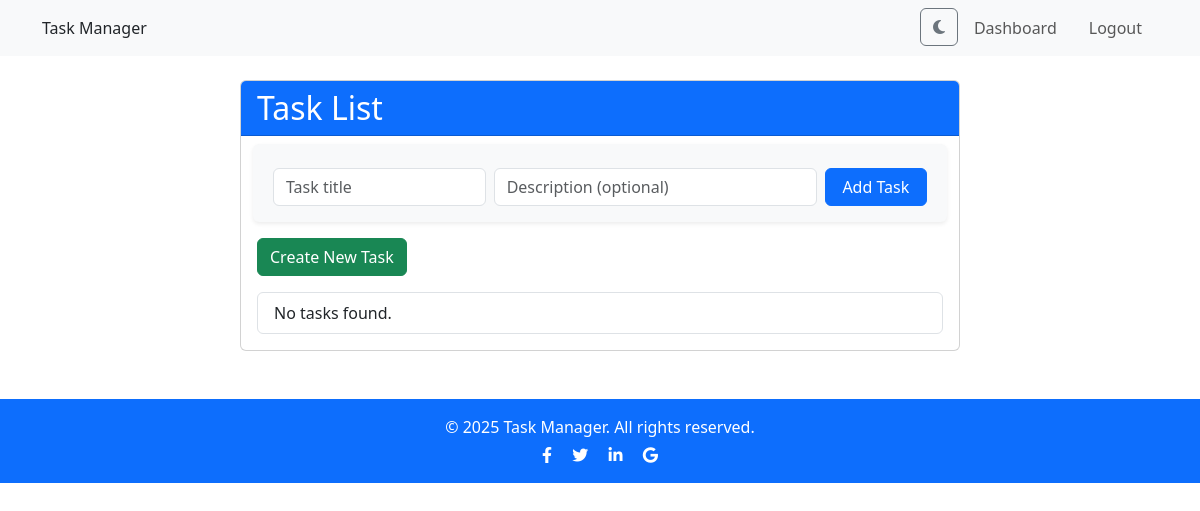
Before: /tasks/ (signed in) with the older database file.
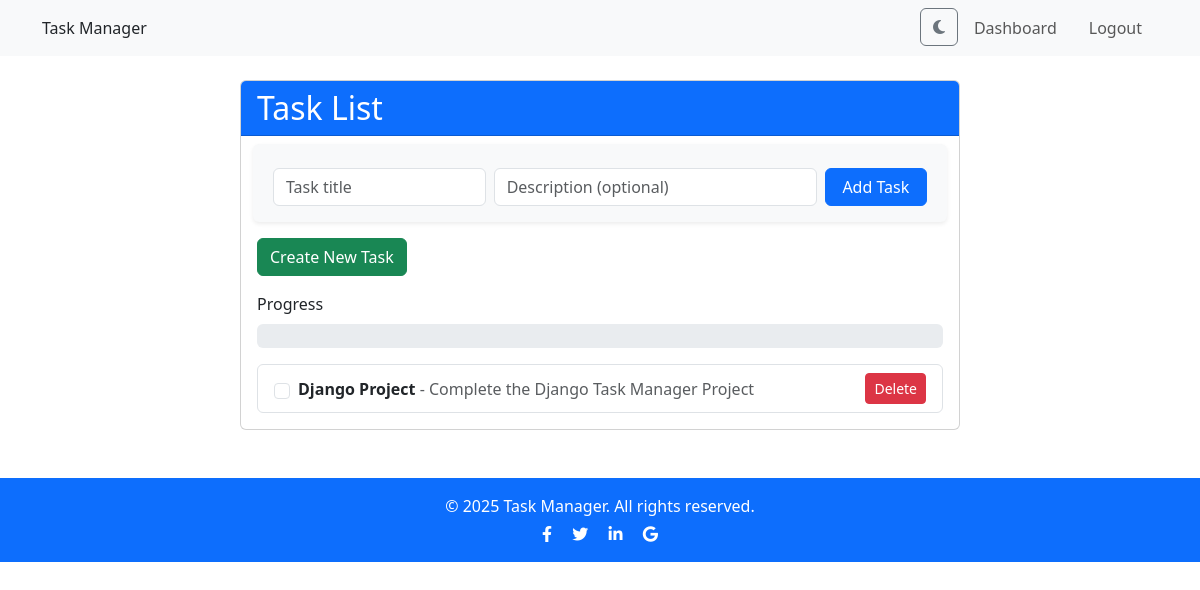
After: the same page with the newer database file.
### tasks/models.py (models this page shows)
class Task(models.Model):
    user = models.ForeignKey(User, on_delete=models.CASCADE)
    title = models.CharField(max_length=20)
    description = models.TextField(blank=True)
    complete = models.BooleanField(default=False)
    created = models.DateTimeField(auto_now_add=True)
    updated = models.DateTimeField(auto_now=True)
    due_date = models.DateField(null=True, blank=True)

### tasks/views.py (the view, shortened to what this page needs)
# urls.py: path('tasks/', views.task_list, name='task-list'),
@login_required
def task_list(request):
    tasks = Task.objects.filter(user=request.user)
    total = tasks.count()
    completed = tasks.filter(complete=True).count()
    percent = int((completed / total) * 100) if total > 0 else 0
    return render(request, 'tasks/task_list.html', {
        'tasks': tasks,
        'total': total,
        'completed': completed,
        'percent': percent,
    })

### tasks/templates/tasks/task_list.html (shortened to what this page needs)
{% extends 'tasks/base.html' %}
{% block content %}
<div class="container mt-4">
  <div class="row justify-content-center">
    <div class="col-md-8">
      <div class="card">
        <div class="card-header bg-primary text-white">
          <h2 class="mb-0">Task List</h2>
        </div>
        <div class="card-body">
          <form method="post" action="{% url 'task-list' %}" class="row g-2 align-items-center mb-3 bg-light p-3 rounded shadow-sm">
            <div class="col-12 col-md-4">
              <input type="text" name="quick_title" class="form-control" placeholder="Task title" required>
            </div>
            <div class="col-12 col-md-6">
              <input type="text" name="quick_description" class="form-control" placeholder="Description (optional)">
            </div>
            <div class="col-12 col-md-2 d-grid">
              <button type="submit" name="quick_add" value="1" class="btn btn-primary">Add Task</button>
            </div>
          </form>
          <a href="{% url 'task-create' %}" class="btn btn-success mb-3">Create New Task</a>
          {% if total > 0 %}
            <div class="mb-3">
              <label class="form-label">Progress</label>
              <div class="progress" style="height: 24px;">
              </div>
            </div>
          {% endif %}
          <ul class="list-group">
            {% for task in tasks %}
              <li class="list-group-item d-flex justify-content-between align-items-center task-detail-item">
                <form method="post" action="{% url 'task-list' %}" class="d-flex align-items-center w-100">
                  <input type="checkbox" name="complete" value="1" onchange="this.form.submit()" {% if task.complete %}checked{% endif %} class="form-check-input me-2">
                  <div class="flex-grow-1">
                    <span class="fw-bold task-title">{{ task.title }}</span>
                    <span class="task-desc text-muted">- {{ task.description }}</span>
                  </div>
                  <a href="{% url 'delete-task' task.pk %}" class="btn btn-sm btn-danger ms-2">Delete</a>
                </form>
              </li>
            {% empty %}
              <li class="list-group-item">No tasks found.</li>
            {% endfor %}
          </ul>
        </div>
      </div>
    </div>
  </div>
</div>
{% endblock %}

Changed rows visible on the page:
added Task: title "Django Project", description "Complete the Django Task Manager Project"
Other visible differences:
text no longer shown: "No tasks found."
text now shown: "Progress"
